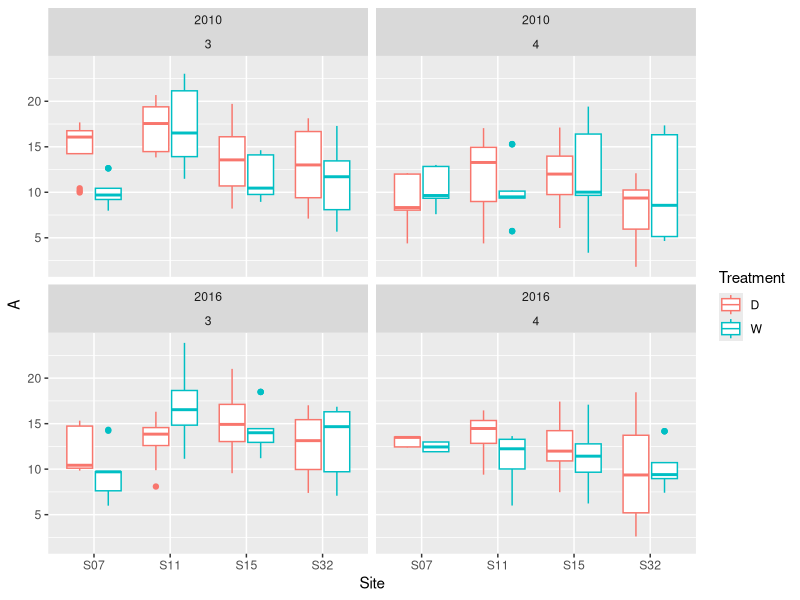
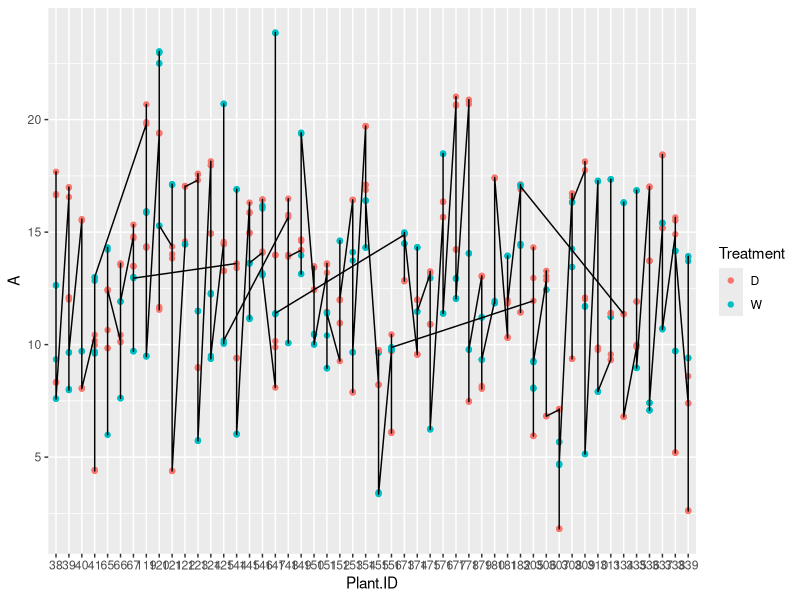

R code for these plots, in order: (Note: this script raises an error after producing the figures.)
setwd("/Users/haleybranch/Desktop/Branchgithub/Mimulus2018")
# I want S11, S15, S32, S07 for years 2010 and 2016
mydata <- na.omit(data.frame(read.csv("mimulusjuly2018.csv")))
#Call names for subsetting
names(mydata)
#Subset by year
mydata.subYear <- subset(mydata, subset = Year %in% c(2010,2016))
#Subset year by site
mydata.finalsub <- subset(mydata.subYear, subset = Site %in% c("S11","S15","S32","S07"))
#print check
mydata.finalsub
mydata.finalsub <- na.omit(data.frame(mydata.finalsub))
str(mydata.finalsub)



mydata.finalsub$Plant.ID <- as.factor(mydata.finalsub$Plant.ID)
mydata.finalsub$Block <- as.factor(mydata.finalsub$Block) 
mydata.finalsub$Site <- as.factor(mydata.finalsub$Site)
mydata.finalsub$Year <- as.factor(mydata.finalsub$Year)


## ggplot

library(tidyverse)
library(Hmisc)
library(lme4)
library(nlme)

ggplot(data=mydata.finalsub, aes(x=Site, y=A)) +
  geom_boxplot(aes(color=Treatment)) + ### potentially add a column that puts site and block together
  facet_wrap(~Year+Block) 

ggplot(data=mydata.finalsub, aes(x=Plant.ID, y=A)) +
  geom_point(aes(color=Treatment)) +
  geom_line(aes(group=Year))

## Model for fixed and random effects 
# fixed effect = year*treatment
# random effect = block 
mod1 = lm(A ~ Treatment+Plant.ID*Block, mydata.finalsub)
summary(mod1)
histogram(resid(mod1), breaks=20)
qqnorm(resid(mod1))
Anova(mod1, type=3)
